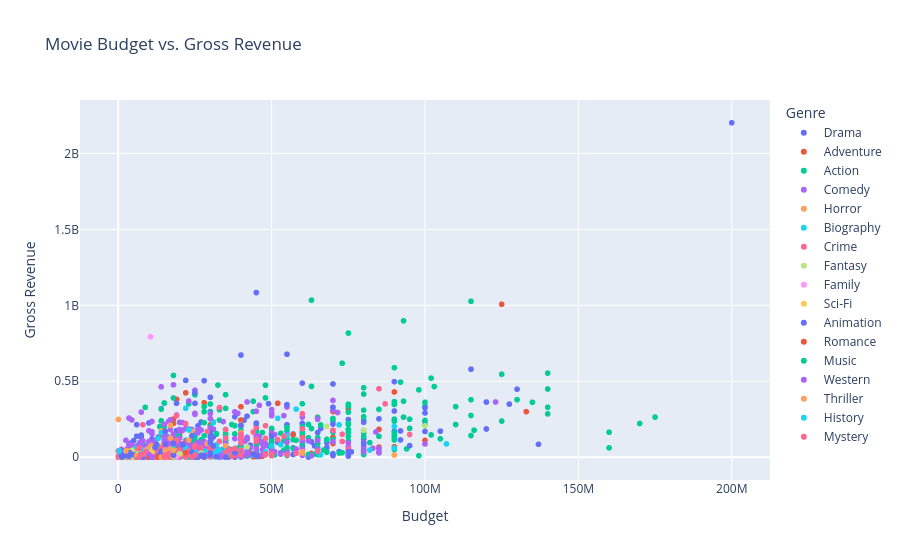

The code cell stored with this chart in its notebook:
### Code cell
# Create the scatter plot
fig = px.scatter(
    cleanedTable,
    x='budget',                  
    y='gross',                 
    color='genre',              
    hover_name='name',           
    title='Movie Budget vs. Gross Revenue',  
    labels={
        'budget': 'Budget ',
        'gross': 'Gross Revenue',
        'genre': 'Genre'
    }
)

# 3. Display the chart
fig.show()

### Figure 1 — Plotly figure (JSON) as saved in the notebook; plotly's stock layout.template omitted (floating-point values rounded to 4 significant figures; data arrays with more than 128 entries replaced by an {"elided": "..."} marker saying what was removed)
{"data": [{"hovertemplate": "<b>%{hovertext}</b><br><br>Genre=Drama<br>Budget =%{x}<br>Gross Revenue=%{y}<extra></extra>", "hovertext": {"elided": "807 str values"}, "legendgroup": "Drama", "marker": {"color": "#636efa", "symbol": "circle"}, "mode": "markers", "name": "Drama", "showlegend": true, "type": "scattergl", "x": {"elided": "807 float values"}, "xaxis": "x", "y": {"elided": "807 float values"}, "yaxis": "y"}, {"hovertemplate": "<b>%{hovertext}</b><br><br>Genre=Adventure<br>Budget =%{x}<br>Gross Revenue=%{y}<extra></extra>", "hovertext": {"elided": "231 str values"}, "legendgroup": "Adventure", "marker": {"color": "#EF553B", "symbol": "circle"}, "mode": "markers", "name": "Adventure", "showlegend": true, "type": "scattergl", "x": {"elided": "231 float values"}, "xaxis": "x", "y": {"elided": "231 float values"}, "yaxis": "y"}, {"hovertemplate": "<b>%{hovertext}</b><br><br>Genre=Action<br>Budget =%{x}<br>Gross Revenue=%{y}<extra></extra>", "hovertext": {"elided": "775 str values"}, "legendgroup": "Action", "marker": {"color": "#00cc96", "symbol": "circle"}, "mode": "markers", "name": "Action", "showlegend": true, "type": "scattergl", "x": {"elided": "775 float values"}, "xaxis": "x", "y": {"elided": "775 float values"}, "yaxis": "y"}, {"hovertemplate": "<b>%{hovertext}</b><br><br>Genre=Comedy<br>Budget =%{x}<br>Gross Revenue=%{y}<extra></extra>", "hovertext": {"elided": "1355 str values"}, "legendgroup": "Comedy", "marker": {"color": "#ab63fa", "symbol": "circle"}, "mode": "markers", "name": "Comedy", "showlegend": true, "type": "scattergl", "x": {"elided": "1355 float values"}, "xaxis": "x", "y": {"elided": "1355 float values"}, "yaxis": "y"}, {"hovertemplate": "<b>%{hovertext}</b><br><br>Genre=Horror<br>Budget =%{x}<br>Gross Revenue=%{y}<extra></extra>", "hovertext": {"elided": "158 str values"}, "legendgroup": "Horror", "marker": {"color": "#FFA15A", "symbol": "circle"}, "mode": "markers", "name": "Horror", "showlegend": true, "type": "scattergl", "x": {"elided": "158 float values"}, "xaxis": "x", "y": {"elided": "158 float values"}, "yaxis": "y"}, {"hovertemplate": "<b>%{hovertext}</b><br><br>Genre=Biography<br>Budget =%{x}<br>Gross Revenue=%{y}<extra></extra>", "hovertext": {"elided": "175 str values"}, "legendgroup": "Biography", "marker": {"color": "#19d3f3", "symbol": "circle"}, "mode": "markers", "name": "Biography", "showlegend": true, "type": "scattergl", "x": {"elided": "175 float values"}, "xaxis": "x", "y": {"elided": "175 float values"}, "yaxis": "y"}, {"hovertemplate": "<b>%{hovertext}</b><br><br>Genre=Crime<br>Budget =%{x}<br>Gross Revenue=%{y}<extra></extra>", "hovertext": {"elided": "302 str values"}, "legendgroup": "Crime", "marker": {"color": "#FF6692", "symbol": "circle"}, "mode": "markers", "name": "Crime", "showlegend": true, "type": "scattergl", "x": {"elided": "302 float values"}, "xaxis": "x", "y": {"elided": "302 float values"}, "yaxis": "y"}, {"hovertemplate": "<b>%{hovertext}</b><br><br>Genre=Fantasy<br>Budget =%{x}<br>Gross Revenue=%{y}<extra></extra>", "hovertext": ["Xanadu", "Cat People", "Something Wicked This Way Comes", "Fright Night", "The Bride", "A Nightmare on Elm Street 3: Dream Warriors", "Creepshow 2", "The Gate", "Maid to Order", "Child's Play", "Pumpkinhead", "The Serpent and the Rainbow", "Lady in White", "Pet Sematary", "A Nightmare on Elm Street 5: The Dream Child", "I, Madman", "Gate 2: The Trespassers", "Freddy's Dead: The Final Nightmare", "Sleepwalkers", "Pet Sematary II", "Jason Goes to Hell: the Final Friday", "Cronos", "New Nightmare", "The City of Lost Children", "Hideaway", "Thinner", "Wishmaster", "The Night Flier", "Dark City", "Sleepy Hollow", "The Haunting", "Vanilla Sky", "Thir13en Ghosts"], "legendgroup": "Fantasy", "marker": {"color": "#B6E880", "symbol": "circle"}, "mode": "markers", "name": "Fantasy", "showlegend": true, "type": "scattergl", "x": [20000000.0, 18000000.0, 19000000.0, 9000000.0, 13000000.0, 4500000.0, 3500000.0, 15300000.0, 3000000.0, 9000000.0, 3500000.0, 7000000.0, 4700000.0, 11500000.0, 6000000.0, 15300000.0, 6500000.0, 11000000.0, 15000000.0, 8000000.0, 3000000.0, 2000000.0, 8000000.0, 18000000.0, 15000000.0, 8500000.0, 5000000.0, 1000000.0, 27000000.0, 100000000.0, 80000000.0, 68000000.0, 42000000.0], "xaxis": "x", "y": [22760000.0, 7000000.0, 8400000.0, 24920000.0, 3559000.0, 44790000.0, 14000000.0, 13540000.0, 9869000.0, 44200000.0, 4386000.0, 19600000.0, 1705000.0, 57470000.0, 22170000.0, 41720000.0, 2033000.0, 34870000.0, 30520000.0, 17090000.0, 15940000.0, 621400.0, 19720000.0, 1781000.0, 12200000.0, 15320000.0, 15740000.0, 125400.0, 27200000.0, 206100000.0, 177300000.0, 203400000.0, 68470000.0], "yaxis": "y"}, {"hovertemplate": "<b>%{hovertext}</b><br><br>Genre=Family<br>Budget =%{x}<br>Gross Revenue=%{y}<extra></extra>", "hovertext": ["The Watcher in the Woods", "E.T. the Extra-Terrestrial", "D.A.R.Y.L.", "One Magic Christmas", "Nutcracker", "The Nutcracker", "Miracle on 34th Street", "Lassie"], "legendgroup": "Family", "marker": {"color": "#FF97FF", "symbol": "circle"}, "mode": "markers", "name": "Family", "showlegend": true, "type": "scattergl", "x": [15300000.0, 10500000.0, 15300000.0, 15300000.0, 15300000.0, 19000000.0, 15300000.0, 15300000.0], "xaxis": "x", "y": [5000000.0, 792900000.0, 7841000.0, 13680000.0, 781700.0, 2120000.0, 46260000.0, 9980000.0], "yaxis": "y"}, {"hovertemplate": "<b>%{hovertext}</b><br><br>Genre=Sci-Fi<br>Budget =%{x}<br>Gross Revenue=%{y}<extra></extra>", "hovertext": ["Hangar 18", "Jekyll and Hyde... Together Again", "Kamikaze 89", "Brainstorm", "The Manhattan Project", "Hardware"], "legendgroup": "Sci-Fi", "marker": {"color": "#FECB52", "symbol": "circle"}, "mode": "markers", "name": "Sci-Fi", "showlegend": true, "type": "scattergl", "x": [11000000.0, 5000000.0, 15300000.0, 15000000.0, 18000000.0, 1500000.0], "xaxis": "x", "y": [41720000.0, 3792000.0, 22440.0, 10220000.0, 3900000.0, 5729000.0], "yaxis": "y"}, {"hovertemplate": "<b>%{hovertext}</b><br><br>Genre=Animation<br>Budget =%{x}<br>Gross Revenue=%{y}<extra></extra>", "hovertext": ["Bon Voyage, Charlie Brown (and Don't Come Back!!)", "The King and the Mockingbird", "The Fox and the Hound", "American Pop", "The Secret of NIMH", "The Last Unicorn", "Bugs Bunny's 3rd Movie: 1001 Rabbit Tales", "The Wizard of Oz", "Heidi's Song", "Fire and Ice", "Rock & Rule", "Nausicaä of the Valley of the Wind", "The Adventures of Pinocchio", "The Black Cauldron", "The Adventures of Mark Twain", "He-Man and She-Ra: The Secret of the Sword", "Starchaser: The Legend of Orin", "The Care Bears Movie", "Rainbow Brite and the Star Stealer", "Here Come the Littles", "An American Tail", "The Great Mouse Detective", "The Transformers: the Movie", "When the Wind Blows", "My Little Pony: The Movie", "Care Bears Movie II: A New Generation", "The Chipmunk Adventure", "Gandahar", "Who Framed Roger Rabbit", "Akira", "My Neighbor Totoro", "The Land Before Time", "Oliver & Company", "The Little Mermaid", "All Dogs Go to Heaven", "Little Nemo: Adventures in Slumberland", "Happily Ever After", "The Rescuers Down Under", "DuckTales the Movie: Treasure of the Lost Lamp", "Jetsons: The Movie", "Beauty and the Beast", "Only Yesterday", "An American Tail: Fievel Goes West", "Rock-A-Doodle", "The Princess and the Goblin", "Aladdin", "Cool World", "FernGully: The Last Rainforest", "Tom and Jerry: The Movie", "Bébé's Kids", "The Nightmare Before Christmas", "Batman: Mask of the Phantasm", "We're Back! A Dinosaur's Story", "Once Upon a Forest", "The Thief and the Cobbler", "The Lion King", "The Pagemaster", "Thumbelina", "The Swan Princess", "A Troll in Central Park", "Toy Story", "Pocahontas", "A Goofy Movie", "Ghost in the Shell", "Balto", "The Pebble and the Penguin", "Space Jam", "The Hunchback of Notre Dame", "James and the Giant Peach", "Beavis and Butt-Head Do America", "All Dogs Go to Heaven 2", "Hercules", "Princess Mononoke", "Anastasia", "Perfect Blue", "Cats Don't Dance", "A Bug's Life", "Mulan", "The Prince of Egypt", "Antz", "Pokémon: The First Movie - Mewtwo Strikes Back", "Quest for Camelot", "The Rugrats Movie", "Spriggan", "Toy Story 2", "Tarzan", "The Iron Giant", "South Park: Bigger, Longer & Uncut", "Fantasia 2000", "Pokémon the Movie 2000", "Jin-Roh: The Wolf Brigade", "The King and I", "Chicken Run", "The Emperor's New Groove", "The Road to El Dorado", "Dinosaur", "Titan A.E.", "The Adventures of Rocky & Bullwinkle", "Vampire Hunter D: Bloodlust", "Rugrats in Paris", "The Tigger Movie", "Digimon: The Movie", "Monsters, Inc.", "Spirited Away", "Shrek", "Atlantis: The Lost Empire", "Osmosis Jones", "Monkeybone", "Waking Life", "Jimmy Neutron: Boy Genius", "Cowboy Bebop: The Movie", "Final Fantasy: The Spirits Within", "Millennium Actress"], "legendgroup": "Animation", "marker": {"color": "#636efa", "symbol": "circle"}, "mode": "markers", "name": "Animation", "showlegend": true, "type": "scattergl", "x": [15300000.0, 15300000.0, 12000000.0, 1500000.0, 7000000.0, 3500000.0, 15300000.0, 15300000.0, 15300000.0, 1200000.0, 8000000.0, 1000000.0, 15300000.0, 44000000.0, 15300000.0, 2000000.0, 15000000.0, 2000000.0, 15300000.0, 15300000.0, 15300000.0, 14000000.0, 6000000.0, 15300000.0, 15300000.0, 15300000.0, 15300000.0, 15300000.0, 70000000.0, 15300000.0, 3700000.0, 12500000.0, 31000000.0, 40000000.0, 13800000.0, 35000000.0, 15300000.0, 30000000.0, 15300000.0, 15300000.0, 25000000.0, 15300000.0, 15300000.0, 18000000.0, 10000000.0, 28000000.0, 30000000.0, 24000000.0, 8000000.0, 15300000.0, 18000000.0, 6000000.0, 15300000.0, 13000000.0, 25000000.0, 45000000.0, 27000000.0, 28000000.0, 45000000.0, 15300000.0, 30000000.0, 55000000.0, 18000000.0, 15300000.0, 15300000.0, 28000000.0, 80000000.0, 100000000.0, 38000000.0, 12000000.0, 15300000.0, 85000000.0, 15300000.0, 50000000.0, 15300000.0, 32000000.0, 120000000.0, 90000000.0, 70000000.0, 105000000.0, 30000000.0, 40000000.0, 24000000.0, 15300000.0, 90000000.0, 130000000.0, 70000000.0, 21000000.0, 80000000.0, 30000000.0, 15300000.0, 25000000.0, 45000000.0, 100000000.0, 95000000.0, 127500000.0, 75000000.0, 76000000.0, 15300000.0, 30000000.0, 30000000.0, 5000000.0, 115000000.0, 19000000.0, 60000000.0, 120000000.0, 70000000.0, 75000000.0, 15300000.0, 30000000.0, 15300000.0, 137000000.0, 15300000.0], "xaxis": "x", "y": [2013000.0, 167500.0, 63460000.0, 41720000.0, 14670000.0, 6455000.0, 78350.0, 41720000.0, 5124000.0, 760900.0, 30380.0, 8737000.0, 41720000.0, 21290000.0, 849900.0, 7661000.0, 3361000.0, 22930000.0, 4890000.0, 6565000.0, 84540000.0, 38630000.0, 5861000.0, 5274.0, 5958000.0, 8540000.0, 6804000.0, 370700.0, 329800000.0, 2562000.0, 30550000.0, 84460000.0, 74150000.0, 211300000.0, 27100000.0, 1368000.0, 3299000.0, 27930000.0, 18120000.0, 20310000.0, 425000000.0, 545800.0, 40770000.0, 11660000.0, 2105000.0, 504100000.0, 14110000.0, 32710000.0, 3560000.0, 8442000.0, 91490000.0, 5635000.0, 9317000.0, 6582000.0, 669300.0, 1084000000.0, 13670000.0, 11370000.0, 9772000.0, 71370.0, 394400000.0, 346100000.0, 35350000.0, 516500.0, 11350000.0, 3984000.0, 230400000.0, 325300000.0, 28950000.0, 63120000.0, 8621000.0, 252700000.0, 169800000.0, 139800000.0, 563100.0, 3567000.0, 363300000.0, 304300000.0, 218600000.0, 171800000.0, 163600000.0, 22510000.0, 140900000.0, 25820.0, 497400000.0, 448200000.0, 23180000.0, 83140000.0, 90870000.0, 133900000.0, 94590.0, 11990000.0, 224800000.0, 169700000.0, 76430000.0, 349800000.0, 36750000.0, 35130000.0, 151100.0, 103300000.0, 96160000.0, 16640000.0, 579700000.0, 355500000.0, 487900000.0, 186100000.0, 14030000.0, 7622000.0, 3177000.0, 103000000.0, 3008000.0, 85130000.0, 262900.0], "yaxis": "y"}, {"hovertemplate": "<b>%{hovertext}</b><br><br>Genre=Romance<br>Budget =%{x}<br>Gross Revenue=%{y}<extra></extra>", "hovertext": ["Eye of the Needle", "Starman", "36 fillette", "Love Crimes", "L'ennui", "The Piano Player", "The House of Mirth", "Love's Labour's Lost"], "legendgroup": "Romance", "marker": {"color": "#EF553B", "symbol": "circle"}, "mode": "markers", "name": "Romance", "showlegend": true, "type": "scattergl", "x": [15300000.0, 22000000.0, 15300000.0, 15300000.0, 15300000.0, 15300000.0, 10000000.0, 13000000.0], "xaxis": "x", "y": [17580000.0, 28740000.0, 41720000.0, 2288000.0, 41720000.0, 646500.0, 5164000.0, 299800.0], "yaxis": "y"}, {"hovertemplate": "<b>%{hovertext}</b><br><br>Genre=Music<br>Budget =%{x}<br>Gross Revenue=%{y}<extra></extra>", "hovertext": ["Diva"], "legendgroup": "Music", "marker": {"color": "#00cc96", "symbol": "circle"}, "mode": "markers", "name": "Music", "showlegend": true, "type": "scattergl", "x": [15300000.0], "xaxis": "x", "y": [110000.0], "yaxis": "y"}, {"hovertemplate": "<b>%{hovertext}</b><br><br>Genre=Western<br>Budget =%{x}<br>Gross Revenue=%{y}<extra></extra>", "hovertext": ["Comin' at Ya!", "Barbarosa", "Posse"], "legendgroup": "Western", "marker": {"color": "#ab63fa", "symbol": "circle"}, "mode": "markers", "name": "Western", "showlegend": true, "type": "scattergl", "x": [15300000.0, 11000000.0, 10000000.0], "xaxis": "x", "y": [12000000.0, 1736000.0, 18290000.0], "yaxis": "y"}, {"hovertemplate": "<b>%{hovertext}</b><br><br>Genre=Thriller<br>Budget =%{x}<br>Gross Revenue=%{y}<extra></extra>", "hovertext": ["The Seduction", "The Lords of Discipline", "Cross Country", "Subway", "Defense of the Realm", "Lune de miel", "The Whistle Blower", "The Fourth Protocol", "The House on Carroll Street", "Party Line", "Pacific Heights"], "legendgroup": "Thriller", "marker": {"color": "#FFA15A", "symbol": "circle"}, "mode": "markers", "name": "Thriller", "showlegend": true, "type": "scattergl", "x": [15300000.0, 15300000.0, 2500000.0, 15300000.0, 15300000.0, 15300000.0, 15300000.0, 6000000.0, 14000000.0, 15300000.0, 18000000.0], "xaxis": "x", "y": [11380000.0, 11790000.0, 41720000.0, 390700.0, 750000.0, 41720000.0, 1500000.0, 12420000.0, 459800.0, 41720000.0, 44930000.0], "yaxis": "y"}, {"hovertemplate": "<b>%{hovertext}</b><br><br>Genre=History<br>Budget =%{x}<br>Gross Revenue=%{y}<extra></extra>", "hovertext": ["The Business of Show Business"], "legendgroup": "History", "marker": {"color": "#19d3f3", "symbol": "circle"}, "mode": "markers", "name": "History", "showlegend": true, "type": "scattergl", "x": [323600.0], "xaxis": "x", "y": [41720000.0], "yaxis": "y"}, {"hovertemplate": "<b>%{hovertext}</b><br><br>Genre=Mystery<br>Budget =%{x}<br>Gross Revenue=%{y}<extra></extra>", "hovertext": ["D.O.A.", "Presumed Innocent", "Mortal Thoughts", "Liebestraum", "Defenseless", "Ruby Cairo", "Color of Night", "12 Monkeys", "The Arrival", "Lost Highway", "The Ninth Gate", "The Thirteenth Floor", "Memento"], "legendgroup": "Mystery", "marker": {"color": "#FF6692", "symbol": "circle"}, "mode": "markers", "name": "Mystery", "showlegend": true, "type": "scattergl", "x": [15300000.0, 22000000.0, 8000000.0, 6900000.0, 15300000.0, 24000000.0, 40000000.0, 29000000.0, 25000000.0, 15000000.0, 38000000.0, 16000000.0, 9000000.0], "xaxis": "x", "y": [12710000.0, 221300000.0, 18780000.0, 133600.0, 6413000.0, 608900.0, 19730000.0, 168800000.0, 14060000.0, 3704000.0, 58400000.0, 18560000.0, 40050000.0], "yaxis": "y"}], "layout": {"legend": {"title": {"text": "Genre"}, "tracegroupgap": 0}, "title": {"text": "Movie Budget vs. Gross Revenue"}, "xaxis": {"anchor": "y", "domain": [0, 1], "title": {"text": "Budget "}}, "yaxis": {"anchor": "x", "domain": [0, 1], "title": {"text": "Gross Revenue"}}}}
